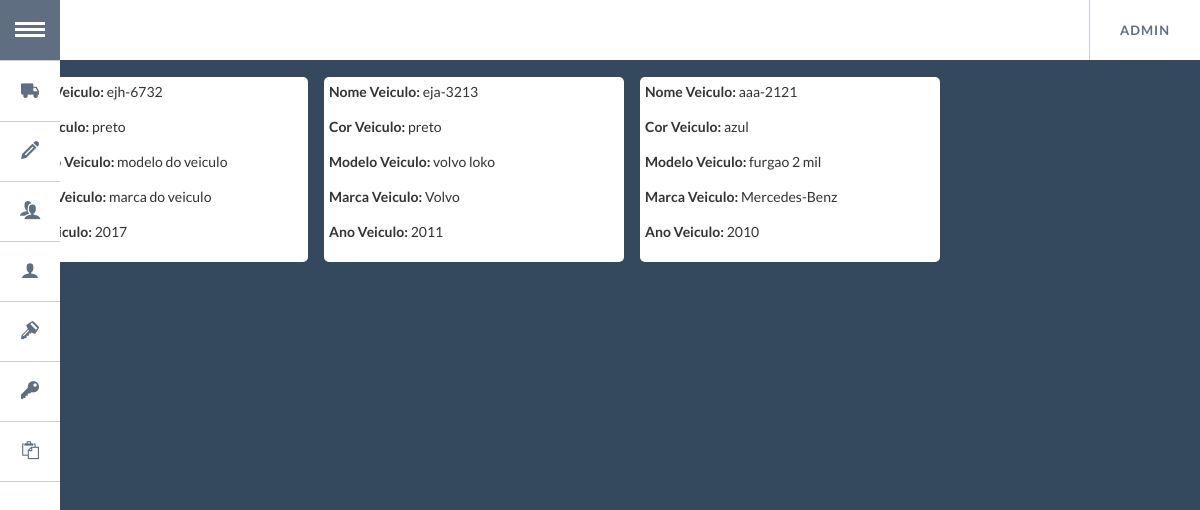
The page /lista_veiculo/ (signed in) on the database its author committed.
### app/models.py (models this page shows, shortened)
class Veiculo(models.Model):
    placa_veiculo = models.CharField(
        max_length=8,
        primary_key=True
    )
    cor_veiculo = models.CharField(
        max_length=10
    )
    modelo_veiculo = models.CharField(
        max_length=50
    )
    marca_veiculo = models.CharField(
        max_length=64,
        choices=(
            ('Mercedes-Benz','Mercedes-Benz'),
            ('MAN (VW)','MAN (VW)'),
            ('Ford Caminhoes','Ford Caminhoes'),
            ('Volvo','Volvo')
        )
    )
    ano_veiculo = models.CharField(
        max_length=4,
        choices= (
            ('2007','2007'),
            ('2008','2008'),
            ('2009','2009'),
            ('2010','2010'),
            ('2011','2011'),
            ('2012','2012'),
            ('2013','2013'),
            ('2014','2014'),
            ('2015','2015'),
            ('2016','2016'),
            ('2017','2017'),
            ('2018','2018')
        )
    )
    class Meta:
        verbose_name = 'Veiculo'
        verbose_name_plural = 'Veiculos'

### app/views.py (the view)
# urls.py: url(r'^lista_veiculo/$', app.views.lista_veiculo, name='lista_veiculo'),
def lista_veiculo(request):
    if request.user.is_authenticated():
        veiculo = Veiculo.objects.all()
        return render(request, 'index_veiculo.html', {'veiculo' : veiculo})
    else:
        return HttpResponseRedirect('/login/?next=%s' % request.path)

### app/templates/index_veiculo.html
{% extends "base.html" %}
{% block content %}
<div class="container-full" style="padding:0px">
{% for veiculo in veiculo %}
    <div class="container-card">
      <div class="description-card">
        <p><label>Nome Veiculo:</label> {{ veiculo.placa_veiculo }}</p>
        <p><label>Cor Veiculo: </label> {{ veiculo.cor_veiculo }}</p>
        <p><label>Modelo Veiculo: </label> {{ veiculo.modelo_veiculo }}</p>
        <p><label>Marca Veiculo: </label> {{ veiculo.marca_veiculo }}</p>
        <p><label>Ano Veiculo: </label> {{ veiculo.ano_veiculo }}</p>
      </div>
    </div>
{% endfor %}
</div>
{% endblock %}

### app/templates/base.html (shortened to what this page needs)
<!DOCTYPE html>
<html>
<head>
{% block header %}
  <link rel="stylesheet" type="text/css" href="/static/css/bootstrap.min.css" />
  <link rel="stylesheet" type="text/css" href="/static/css/normalize.min.css" />
  <link rel="stylesheet" type="text/css" href="/static/css/popup.min.css" />
  <link rel="stylesheet" type="text/css" href="/static/css/demo.min.css" />
  <link rel="stylesheet" type="text/css" href="/static/css/component.min.css" />
</head>
{% endblock %}
<body>
  {%block menu%}
  <div class="container">
    <ul id="gn-menu" class="gn-menu-main">
      <li class="gn-trigger">
        <a class="gn-icon gn-icon-menu"><span class="">Menu</span></a>
        <nav class="gn-menu-wrapper">
          <div class="gn-scroller">
            <ul class="gn-menu">
              <li><a class="gn-icon gn-icon-viagem" href="/lista_viagem">Listar Viagens</a></li>
              <li><a class="gn-icon gn-nova-viagem" href="/viagem/add_viagem">Cadastrar Viagem</a></li>
              <li><a class="gn-icon gn-icon-motoristas" href="/lista_motorista">Listar Motoristas</a></li>
              <li><a class="gn-icon gn-icon-motorista" href="/motorista/add_motorista">Cadastrar Motorista</a></li>
              <li><a class="gn-icon gn-icon-veiculos" href="/lista_veiculo">Listar Veiculos</a></li>
              <li><a class="gn-icon gn-icon-veiculo" href="/veiculo/add_veiculo">Cadastrar Veiculo</a></li>
              <li><a class="gn-icon gn-icon-ocorrencias" href="/lista_ocorrencia">Listar Ocorrências</a></li>
            </ul>
          </div>
        </nav>
      </li>
        {% if user.is_authenticated %}
      <li class="gn-trigger-right">
        <a class="gn-icon-menu-right"><span>{{ user.username }}</span></a>
        {% else %}
        <li>
        <a class="" href="/login"><span class="gn-icon gn-icon-login">Realizar Login</span></a>
        </nav>
        {% endif %}
      </li>
    </ul>
  </div>
{% endblock %}
{% block content %}{% endblock %}
</body>
</html>

### rows shown on the page
Veiculo: placa_veiculo "ejh-6732", cor_veiculo "preto", modelo_veiculo "modelo do veiculo", marca_veiculo "marca do veiculo", ano_veiculo "2017"
Veiculo: placa_veiculo "eja-3213", cor_veiculo "preto", modelo_veiculo "volvo loko", marca_veiculo "Volvo", ano_veiculo "2011"
Veiculo: placa_veiculo "aaa-2121", cor_veiculo "azul", modelo_veiculo "furgao 2 mil", marca_veiculo "Mercedes-Benz", ano_veiculo "2010"

### other values the page prints
{{ user.username }} "ADMIN"
